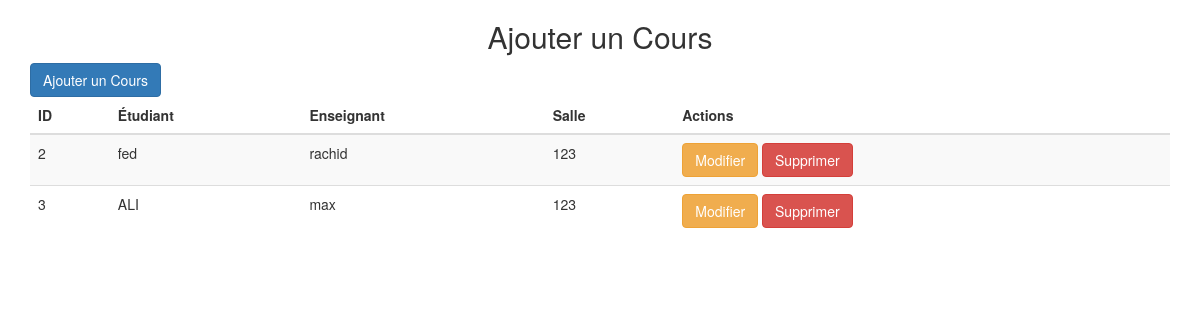
Screenshot of /views/Cours/listeCours.php (signed in) with the database file from the repository.
### tables this page shows
CREATE TABLE IF NOT EXISTS `cours` (
  `idCours` int(11) NOT NULL AUTO_INCREMENT,
  `matricule` varchar(50) DEFAULT NULL,
  `id` int(11) DEFAULT NULL,
  `idSalle` int(11) DEFAULT NULL,
  PRIMARY KEY (`idCours`),
  KEY `matricule` (`matricule`),
  KEY `id` (`id`),
  KEY `idSalle` (`idSalle`)
);

CREATE TABLE IF NOT EXISTS `etudiants` (
  `matricule` varchar(50) NOT NULL,
  `nom` varchar(50) NOT NULL,
  `prenom` varchar(50) NOT NULL,
  `sexe` varchar(1) NOT NULL,
  `tel` bigint(50) DEFAULT NULL,
  `date_naiss` date NOT NULL,
  `email` varchar(50) NOT NULL,
  PRIMARY KEY (`matricule`)
);

CREATE TABLE IF NOT EXISTS `enseignants` (
  `id` int(11) NOT NULL AUTO_INCREMENT,
  `nom` varchar(50) NOT NULL,
  `prenom` varchar(50) NOT NULL,
  `tel` bigint(50) NOT NULL,
  `email` varchar(50) NOT NULL,
  `matiere` varchar(50) NOT NULL,
  PRIMARY KEY (`id`)
);

CREATE TABLE IF NOT EXISTS `salles` (
  `idSalle` int(11) NOT NULL AUTO_INCREMENT,
  `num` int(11) NOT NULL,
  `nbre` int(11) NOT NULL,
  PRIMARY KEY (`idSalle`)
);

### models/etudiantService.php (called while the page is built, shortened)
<?php
require_once('Provider.php');
class etudiantService {
    private $con;
    public function __construct() {
        $provider = new Provider();
        $this->con = $provider->getConnection();
    }
public function getAllCours() {
    $requete = "SELECT cours.idCours, etudiants.nom AS Nom, enseignants.nom AS Num, salles.num AS Numero
                FROM cours
                JOIN etudiants ON cours.matricule = etudiants.matricule
                JOIN enseignants ON cours.id = enseignants.id
                JOIN salles ON cours.idSalle = salles.idSalle";
    $stmt = $this->con->query($requete);
    return $stmt->fetchAll(PDO::FETCH_ASSOC);
}
}
?>

### models/Provider.php (called while the page is built, shortened)
<?php
class Provider {
    private $host = 'localhost';
    private $dbname = 'projet_php';
    private $username = 'root';
    private $password = '';
    public function getConnection() {
        try {
            $this->con = new PDO("mysql:host=$this->host;dbname=$this->dbname", $this->username, $this->password);
            $this->con->setAttribute(PDO::ATTR_ERRMODE, PDO::ERRMODE_EXCEPTION);
            return $this->con;
        } catch (PDOException $exception) {
            echo "Erreur de connexion à la base de données: " . $exception->getMessage();
            return NULL;
        }
    }
}
?>

### views/Cours/listeCours.php (the view, shortened to what this page needs)
<!DOCTYPE html>
<html lang="fr">
<head>
    <link rel="stylesheet" type="text/css" href="../bootstrap/css/bootstrap.css">
</head>
<body>
<div class="container">
         <h2 class="text-center mb-4">Ajouter un Cours</h2>
    <a href="formCours.php" class="btn btn-primary">Ajouter un Cours</a>
    <table class="table table-striped">
        <thead>
            <tr>
                <th>ID</th>
                <th>Étudiant</th>
                <th>Enseignant</th>
                <th>Salle</th>
                <th>Actions</th>
            </tr>
        </thead>
        <tbody>
            <?php
            require_once('../../models/etudiantService.php');
            $etService = new etudiantService();
            $coursList = $etService->getAllCours();
            ?>
            <?php
            foreach ($coursList as $cours) {
                ?>
                <tr>
                    <td><?php echo $cours['idCours']; ?></td>
                    <td><?php echo $cours['Nom']; ?></td>
                    <td><?php echo $cours['Num']; ?></td>
                    <td><?php echo $cours['Numero']; ?></td>
                    <td>
                        <a href='modifierCours.php?idCours=<?php echo $cours['idCours']; ?>' class='btn btn-warning'>Modifier</a>
                        <a href='deleteCours.php?idCours=<?php echo $cours['idCours']; ?>' class='btn btn-danger' onclick='return confirm(\"Êtes-vous sûr de vouloir supprimer ce cour ?"\)'>Supprimer</a>
                    </td>
                </tr>
                <?php
            }
            ?>
        </tbody>
    </table>
</div>
</body>
</html>

### rows the page displays
cours: idCours "2", etudiants.nom "fed", enseignants.nom "rachid", idSalle.num "123"
cours: idCours "3", etudiants.nom "ALI", enseignants.nom "max", idSalle.num "123"
